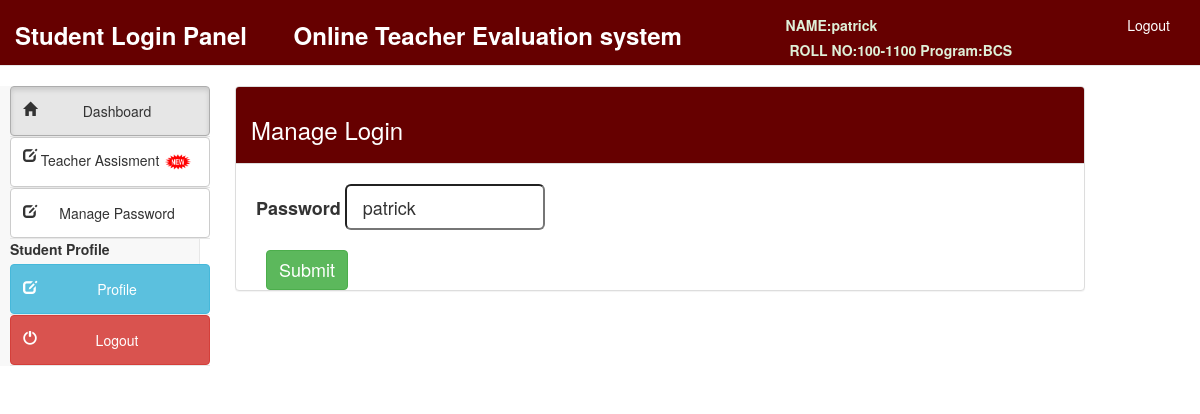
The page /studentlogin/user_login_edit_form.php (signed in) on the database its author committed.
### tables this page shows
CREATE TABLE `student` (
  `StudentID` int(15) NOT NULL,
  `StudentName` varchar(50) NOT NULL,
  `FatherName` varchar(50) NOT NULL,
  `Gender` varchar(10) NOT NULL,
  `SessionID` int(11) NOT NULL,
  `ProgramID` int(15) NOT NULL,
  `DepartmentID` int(15) NOT NULL,
  `SemesterID` int(15) NOT NULL,
  `RollNO` varchar(20) NOT NULL,
  `Password` varchar(20) NOT NULL
);

CREATE TABLE `program` (
  `ProgramID` int(15) NOT NULL,
  `ProgramName` varchar(50) NOT NULL,
  `DepartmentID` int(15) NOT NULL,
  `Semesters` int(10) NOT NULL
);

### studentlogin/user_login_edit_form.php (the view, shortened to what this page needs)
<?php
include("connection.php");
$user_id=$_SESSION['user_id'];
$result=mysqli_query($connection,"select StudentID, Password from student where StudentID='$user_id'")or die ("query 1 incorrect.......");
list($StudentID,$Password)=mysqli_fetch_array($result);
?>
<!DOCTYPE html>
<html lang="en">
<head>
<link href="style/css/bootstrap.min.css" rel="stylesheet">
<link href="style/css/k.css" rel="stylesheet">
</head>
<body>
    <div class="row">
       	 <?php include("include/header.php");?>
    	<div class="container-fluid">
    <?php include("include/side_bar.php");?>
     <div class="col-md-9 content">
    <div class="panel panel-default" style="margin-left:20px">
    <div class="panel-heading" style="background-color:#660000">
	<h3 style="color:white">Manage Login  </h3>
    </div><br>
<form action="user_login_edit_form.php" name="form" method="post" enctype="multipart/form-data">
<label style="font-size:18px; margin-left:20px">Password</label>
<input class="input-lg" style="width:200px" name="Password" type="text" class="form-control" id="Password" value="<?php echo $Password; ?>">
<br><br>
 <button type="submit" class="btn btn-success" name="btn_save" id="btn_save" style="font-size:18px; margin-left:30px">Submit</button>
</form>
</div>
        </div></div>
</div>
</body>
</html>

### studentlogin/include/header.php (shortened to what this page needs)
<div class="container-fluid">
<nav class="navbar navbar-default navbar-static-top">
	<div class="navbar-header" style="background-color:#660000">
			<a class="navbar-brand" href="#" style="font-size:24px; margin-top:10px">
                <b style="color:white">Student Login Panel &nbsp;&nbsp;&nbsp;&nbsp;&nbsp; Online Teacher Evaluation system </b>		</a>	</div>
<div class="collapse navbar-collapse" style="background-color:#660000">
         <?php
    $query=mysqli_query($connection,"select StudentName,RollNO,ProgramName from student
    inner join program on student.ProgramID = program.ProgramID
    where StudentID='$user_id'")or die ("query 1 incorrect.......");
list($StudentName,$RollNO,$ProgramName)=mysqli_fetch_array($query);
?>
<ul class="nav navbar-nav navbar-right">
<li class="dropdown">
    <li style="margin-right:100px;margin-top:15px;color:#dff0d8" ><label>NAME:</label><strong><?php echo $StudentName; ?></strong> <br><label></label><label></label>
        <label>ROLL NO:</label><strong><?php echo $RollNO; ?></strong>
          <label>Program:</label><strong><?php echo $ProgramName; ?></strong>
    </li>
        <li style="margin-right:30px"><a href="logout.php" style="color:white">Logout</a></li>
	</ul>
	  </div>
  </div>

### rows shown on the page
student: StudentName "patrick", RollNO "100-1100", ProgramID.ProgramName "BCS", Password "patrick"
